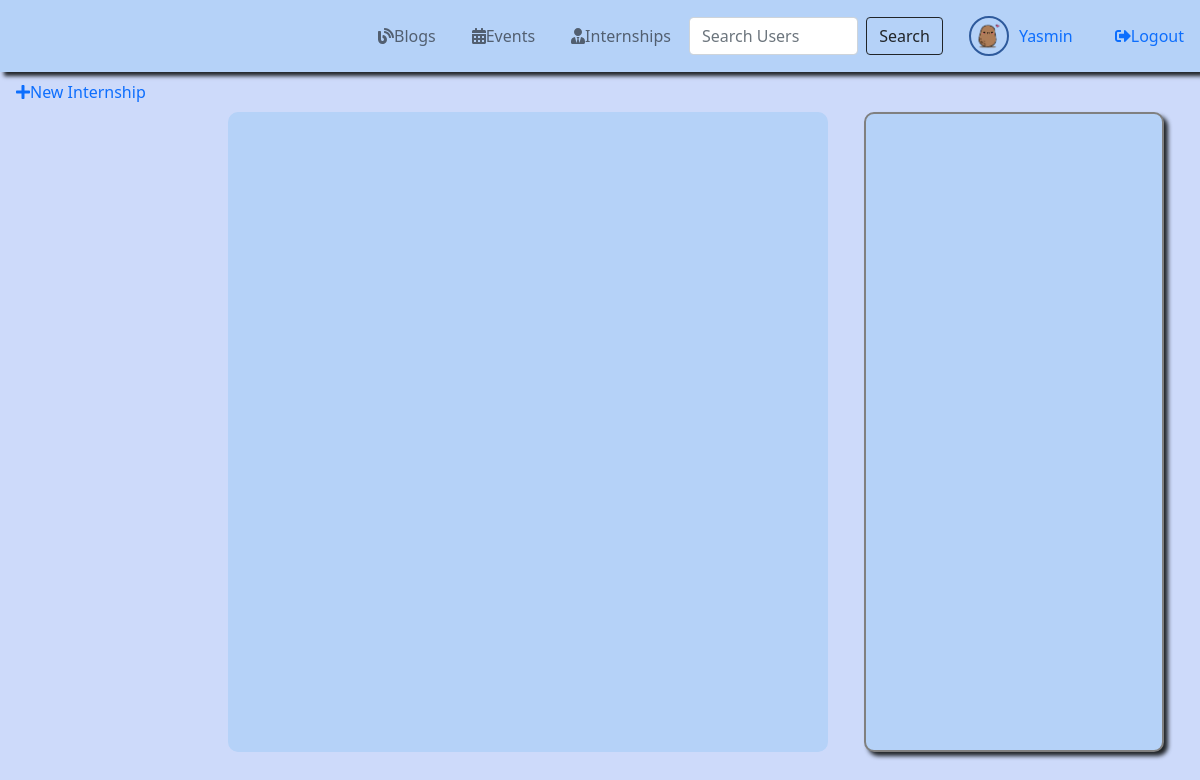
The page /Internship (signed in) on the database as committed earlier.
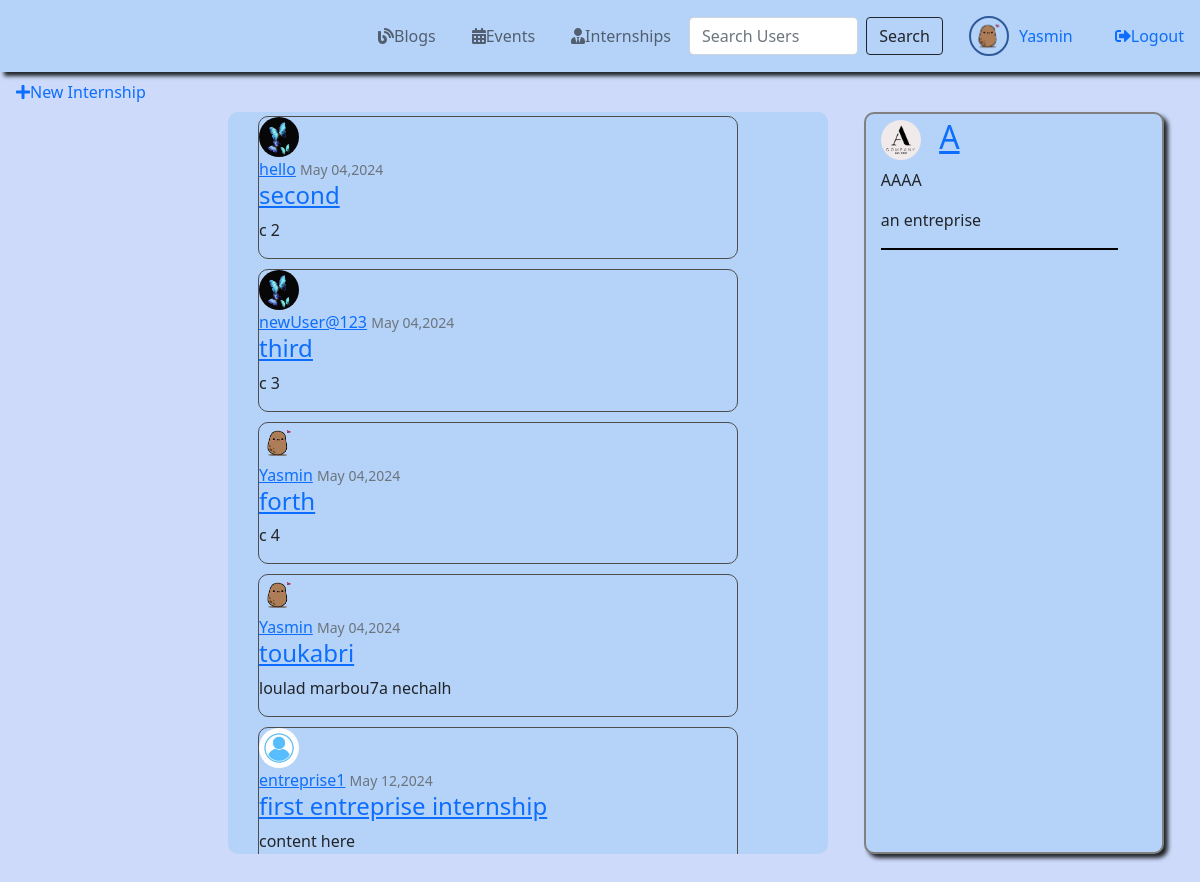
The same page on the database as committed later.
### Internship/models.py (models this page shows, shortened)
class Internship(models.Model):
    title = models.CharField(max_length = 100)
    content = models.TextField()
    date_posted = models.DateTimeField(default=timezone.now)
    author = models.ForeignKey(User, on_delete=models.CASCADE)

class Entreprise(models.Model):
    name = models.CharField(max_length = 100)
    fullName = models.CharField(max_length = 100)
    description  = models.TextField()
    image = models.ImageField(default='images/defaultEntreprise.jpg',upload_to='profile_pics')

### Signin/models.py (models this page shows, shortened)
class Profile(models.Model):
    user = models.OneToOneField(User, on_delete=models.CASCADE)
    image = models.ImageField(default='images/default.jpg',upload_to='profile_pics')

### Internship/views.py (the view)
# urls.py: path('', views.Internships, name='Internships'),
@login_required
def Internships(request):
    context = {
        'internships': Internship.objects.all(),
        'entreprises': Entreprise.objects.all()
    }
    return render(request,'Internships.html', context)

### Internship/templates/Internships.html (shortened to what this page needs)
{% extends 'base.html' %}
{% block content %}
<a class="nav-link" href="{% url 'intern_create' %}">
    <span class="icn"><i class="fas fa-plus"></i></span>New Internship
</a>
<div style="border-radius: 10px; background-color: #b5d2f8; position: absolute; margin-left: 19%;  width: 50%; height: 80vh; background-attachment: fixed; overflow-y: auto; scrollbar-width: thin; scrollbar-color: darkgray transparent;">
    {% for intern in internships %}
    <fieldset style="border-radius: 10px; border: 1px solid rgb(78, 78, 78);width: 80%; margin-top: 4px; margin-left: 5%; margin-bottom: 10px;">
        <img class="rounded-circle article-img" width="40px" height="40px" src="{{ intern.author.profile.image.url }}">
        <div class="media-body">
            <div class="article-metadata">
                <a class="mr-2" href="{% url 'user_interns' intern.author.username %}">{{ intern.author }}</a>
                <small class="text-muted">{{ intern.date_posted|date:"F d,Y"}}</small>
            </div>
            <h4><a class="article-title" href="{% url 'intern_detail' intern.id %}">{{ intern.title }}</a></h4>
            <p class="article-content">{{ intern.content }}</p>
        </div>
    </fieldset>
    {% endfor %}
</div>
<div style="border-radius: 10px; background-color: #b5d2f8; position: absolute; border: 2px solid gray; margin-left: 72%; margin-top: 0; box-shadow: 4px 4px 4px; width: 25%; height: 80vh; background-attachment: fixed; overflow-y: auto; scrollbar-width: thin; scrollbar-color: darkgray transparent;" >
    {% for entreprise in entreprises %}
    <fieldset style="border-bottom: 2px solid black; width: 80%; margin-top: 4px; margin-left: 5%; margin-bottom: 10px;">
        <h2><img class="rounded-circle article-img" width="40px" height="40px" src="{{ entreprise.image.url }}">
            <a href="{% url 'entreprise_detail' entreprise.id %}">{{ entreprise.name }}</a></h2>
            <p>{{ entreprise.fullName }}</p>
        <p> {{ entreprise.description }}</p>
    </fieldset>
    {% endfor %}
</div>
{% endblock %}

Rows that differ between the two databases and show on the page:
added Internship: author.profile.image (picture), author "hello", date_posted "May 04,2024", title "second", content "c 2"
added Internship: author.profile.image (picture), author "newUser@123", date_posted "May 04,2024", title "third", content "c 3"
added Internship: author.profile.image (picture), author "Yasmin", date_posted "May 04,2024", title "forth", content "c 4"
added Internship: author.profile.image (picture), author "Yasmin", date_posted "May 04,2024", title "toukabri", content "loulad marbou7a nechalh"
added Internship: author.profile.image (placeholder picture), author "entreprise1", date_posted "May 12,2024", title "first entreprise internship", content "content here"
added Entreprise: image (picture), name "A", fullName "AAAA", description "an entreprise"
